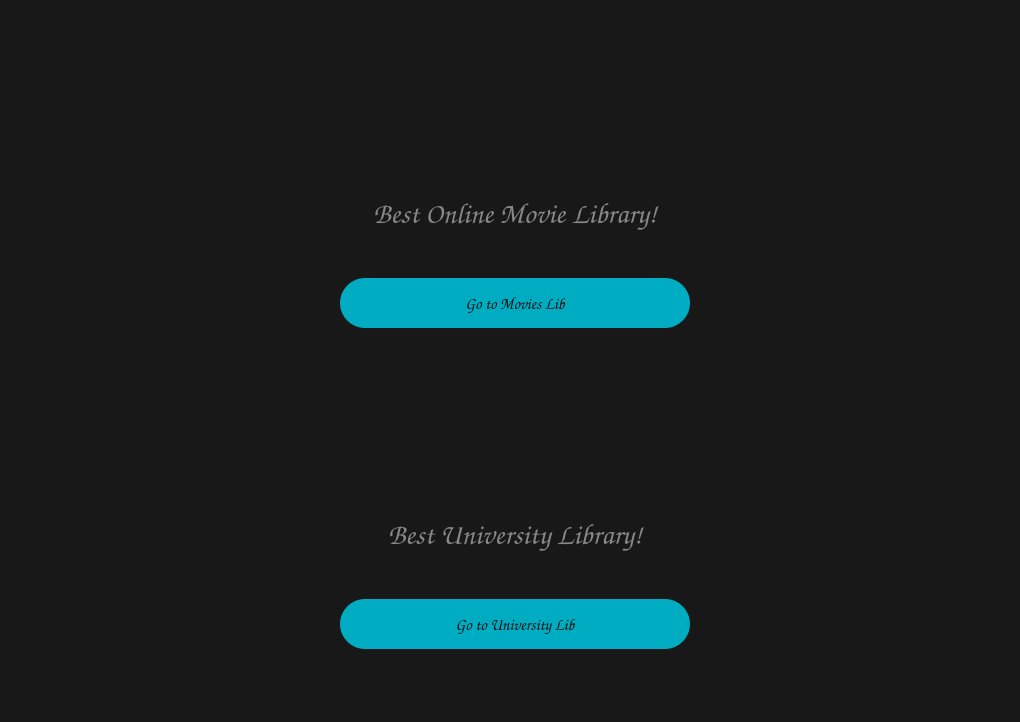
<?xml version="1.0" encoding="UTF-8"?>
<ui version="4.0">
 <class>MainWindow</class>
 <widget class="QMainWindow" name="MainWindow">
  <property name="geometry">
   <rect>
    <x>0</x>
    <y>0</y>
    <width>1020</width>
    <height>722</height>
   </rect>
  </property>
  <property name="font">
   <font>
    <family>Comic Sans MS</family>
   </font>
  </property>
  <property name="windowTitle">
   <string>MainWindow</string>
  </property>
  <property name="styleSheet">
   <string notr="true">background-color:#181818;</string>
  </property>
  <widget class="QWidget" name="centralwidget">
   <widget class="QStackedWidget" name="stackedWidget">
    <property name="geometry">
     <rect>
      <x>0</x>
      <y>0</y>
      <width>1021</width>
      <height>691</height>
     </rect>
    </property>
    <property name="styleSheet">
     <string notr="true"/>
    </property>
    <property name="currentIndex">
     <number>4</number>
    </property>
    <widget class="QWidget" name="page1">
     <widget class="QPushButton" name="searchBtn2">
      <property name="geometry">
       <rect>
        <x>330</x>
        <y>520</y>
        <width>321</width>
        <height>81</height>
       </rect>
      </property>
      <property name="maximumSize">
       <size>
        <width>500</width>
        <height>16777215</height>
       </size>
      </property>
      <property name="font">
       <font>
        <family>Comic Sans MS</family>
        <pointsize>21</pointsize>
        <weight>75</weight>
        <bold>true</bold>
       </font>
      </property>
      <property name="styleSheet">
       <string notr="true">background-color:#00ACC1;color:#0F0F0F;border-radius:25</string>
      </property>
      <property name="text">
       <string>Search</string>
      </property>
     </widget>
     <widget class="QWidget" name="verticalLayoutWidget_2">
      <property name="geometry">
       <rect>
        <x>20</x>
        <y>110</y>
        <width>981</width>
        <height>401</height>
       </rect>
      </property>
      <layout class="QVBoxLayout" name="verticalLayout_2">
       <property name="spacing">
        <number>0</number>
       </property>
       <item>
        <layout class="QHBoxLayout" name="horizontalLayout_5">
         <item>
          <widget class="QLabel" name="label_6">
           <property name="font">
            <font>
             <family>Comic Sans MS</family>
             <pointsize>12</pointsize>
             <weight>75</weight>
             <bold>true</bold>
            </font>
           </property>
           <property name="styleSheet">
            <string notr="true">color:white;padding-right:45</string>
           </property>
           <property name="text">
            <string>Title:</string>
           </property>
          </widget>
         </item>
         <item>
          <widget class="QLineEdit" name="titleInput">
           <property name="minimumSize">
            <size>
             <width>0</width>
             <height>50</height>
            </size>
           </property>
           <property name="font">
            <font>
             <family>Comic Sans MS</family>
             <pointsize>11</pointsize>
            </font>
           </property>
           <property name="styleSheet">
            <string notr="true">background-color:#292929;border-radius:25%;color:#00ACC1;text-align:center;</string>
           </property>
           <property name="text">
            <string/>
           </property>
           <property name="alignment">
            <set>Qt::AlignCenter</set>
           </property>
           <property name="placeholderText">
            <string>Filter Titles</string>
           </property>
          </widget>
         </item>
         <item>
          <widget class="QPushButton" name="filter1Btn">
           <property name="minimumSize">
            <size>
             <width>100</width>
             <height>40</height>
            </size>
           </property>
           <property name="font">
            <font>
             <family>Comic Sans MS</family>
             <pointsize>12</pointsize>
            </font>
           </property>
           <property name="styleSheet">
            <string notr="true">background-color:#00ACC1;color:#0F0F0F;border-radius:20;border: 1px solid white;margin-left: 10px</string>
           </property>
           <property name="text">
            <string>Include</string>
           </property>
          </widget>
         </item>
        </layout>
       </item>
       <item>
        <layout class="QHBoxLayout" name="horizontalLayout_2">
         <item>
          <widget class="QLabel" name="label_3">
           <property name="font">
            <font>
             <family>Comic Sans MS</family>
             <pointsize>12</pointsize>
             <weight>75</weight>
             <bold>true</bold>
            </font>
           </property>
           <property name="styleSheet">
            <string notr="true">color:white;padding-right:25</string>
           </property>
           <property name="text">
            <string>Actor: </string>
           </property>
          </widget>
         </item>
         <item>
          <widget class="QLineEdit" name="actorInput">
           <property name="minimumSize">
            <size>
             <width>0</width>
             <height>50</height>
            </size>
           </property>
           <property name="font">
            <font>
             <family>Comic Sans MS</family>
             <pointsize>11</pointsize>
            </font>
           </property>
           <property name="styleSheet">
            <string notr="true">background-color:#292929;border-radius:25%;color:#00ACC1;text-align:center;</string>
           </property>
           <property name="text">
            <string/>
           </property>
           <property name="alignment">
            <set>Qt::AlignCenter</set>
           </property>
           <property name="placeholderText">
            <string>Filter Actors</string>
           </property>
          </widget>
         </item>
         <item>
          <widget class="QPushButton" name="filter2Btn">
           <property name="minimumSize">
            <size>
             <width>100</width>
             <height>40</height>
            </size>
           </property>
           <property name="font">
            <font>
             <family>Comic Sans MS</family>
             <pointsize>12</pointsize>
            </font>
           </property>
           <property name="styleSheet">
            <string notr="true">background-color:rgb(255, 78, 25);color:#0F0F0F;border-radius:20;border: 1px solid white;margin-left: 10px</string>
           </property>
           <property name="text">
            <string>Exclude</string>
           </property>
          </widget>
         </item>
        </layout>
       </item>
       <item>
        <layout class="QHBoxLayout" name="horizontalLayout_3">
         <item>
          <widget class="QLabel" name="label_4">
           <property name="font">
            <font>
             <family>Comic Sans MS</family>
             <pointsize>12</pointsize>
             <weight>75</weight>
             <bold>true</bold>
            </font>
           </property>
           <property name="styleSheet">
            <string notr="true">color:white;</string>
           </property>
           <property name="text">
            <string>Directors: </string>
           </property>
          </widget>
         </item>
         <item>
          <widget class="QLineEdit" name="directorInput">
           <property name="minimumSize">
            <size>
             <width>0</width>
             <height>50</height>
            </size>
           </property>
           <property name="font">
            <font>
             <family>Comic Sans MS</family>
             <pointsize>11</pointsize>
            </font>
           </property>
           <property name="styleSheet">
            <string notr="true">background-color:#292929;border-radius:25%;color:#00ACC1;text-align:center;</string>
           </property>
           <property name="text">
            <string/>
           </property>
           <property name="alignment">
            <set>Qt::AlignCenter</set>
           </property>
           <property name="placeholderText">
            <string>Filter Directors</string>
           </property>
          </widget>
         </item>
         <item>
          <widget class="QPushButton" name="filter3Btn">
           <property name="minimumSize">
            <size>
             <width>100</width>
             <height>40</height>
            </size>
           </property>
           <property name="font">
            <font>
             <family>Comic Sans MS</family>
             <pointsize>12</pointsize>
            </font>
           </property>
           <property name="styleSheet">
            <string notr="true">background-color:#00ACC1;color:#0F0F0F;border-radius:20;border: 1px solid white;margin-left: 10px</string>
           </property>
           <property name="text">
            <string>Include</string>
           </property>
          </widget>
         </item>
        </layout>
       </item>
       <item>
        <layout class="QHBoxLayout" name="horizontalLayout_4">
         <item>
          <widget class="QLabel" name="label_5">
           <property name="font">
            <font>
             <family>Comic Sans MS</family>
             <pointsize>12</pointsize>
             <weight>75</weight>
             <bold>true</bold>
            </font>
           </property>
           <property name="styleSheet">
            <string notr="true">color:white;padding-right:24</string>
           </property>
           <property name="text">
            <string>Genres:</string>
           </property>
          </widget>
         </item>
         <item>
          <widget class="QLineEdit" name="genreInput">
           <property name="minimumSize">
            <size>
             <width>0</width>
             <height>50</height>
            </size>
           </property>
           <property name="font">
            <font>
             <family>Comic Sans MS</family>
             <pointsize>11</pointsize>
            </font>
           </property>
           <property name="styleSheet">
            <string notr="true">background-color:#292929;border-radius:25%;color:#00ACC1;text-align:center;</string>
           </property>
           <property name="text">
            <string/>
           </property>
           <property name="alignment">
            <set>Qt::AlignCenter</set>
           </property>
           <property name="placeholderText">
            <string>Filter Genres</string>
           </property>
          </widget>
         </item>
         <item>
          <widget class="QPushButton" name="filter4Btn">
           <property name="minimumSize">
            <size>
             <width>100</width>
             <height>40</height>
            </size>
           </property>
           <property name="font">
            <font>
             <family>Comic Sans MS</family>
             <pointsize>12</pointsize>
            </font>
           </property>
           <property name="styleSheet">
            <string notr="true">background-color:#00ACC1;color:#0F0F0F;border-radius:20;border: 1px solid white;margin-left: 10px</string>
           </property>
           <property name="text">
            <string>Include</string>
           </property>
          </widget>
         </item>
        </layout>
       </item>
      </layout>
     </widget>
     <widget class="QPushButton" name="backBtn">
      <property name="geometry">
       <rect>
        <x>939</x>
        <y>30</y>
        <width>61</width>
        <height>41</height>
       </rect>
      </property>
      <property name="font">
       <font>
        <family>Comic Sans MS</family>
        <pointsize>16</pointsize>
       </font>
      </property>
      <property name="styleSheet">
       <string notr="true">background-color:#00ACC1;color:#0F0F0F;border-radius:20;</string>
      </property>
      <property name="text">
       <string>&lt;</string>
      </property>
     </widget>
    </widget>
    <widget class="QWidget" name="page2">
     <widget class="QPushButton" name="advancedSearchBtn">
      <property name="geometry">
       <rect>
        <x>400</x>
        <y>520</y>
        <width>201</width>
        <height>51</height>
       </rect>
      </property>
      <property name="maximumSize">
       <size>
        <width>500</width>
        <height>16777215</height>
       </size>
      </property>
      <property name="font">
       <font>
        <family>Comic Sans MS</family>
        <pointsize>9</pointsize>
        <weight>75</weight>
        <bold>true</bold>
       </font>
      </property>
      <property name="styleSheet">
       <string notr="true">background-color:#00ACC1;color:#0F0F0F;border-radius:25</string>
      </property>
      <property name="text">
       <string>Advanced Search</string>
      </property>
     </widget>
     <widget class="QWidget" name="horizontalLayoutWidget">
      <property name="geometry">
       <rect>
        <x>10</x>
        <y>190</y>
        <width>991</width>
        <height>301</height>
       </rect>
      </property>
      <layout class="QHBoxLayout" name="horizontalLayout">
       <item>
        <layout class="QVBoxLayout" name="verticalLayout">
         <property name="leftMargin">
          <number>25</number>
         </property>
         <property name="rightMargin">
          <number>25</number>
         </property>
         <item>
          <widget class="QLabel" name="label">
           <property name="text">
            <string/>
           </property>
           <property name="pixmap">
            <pixmap>logo.png</pixmap>
           </property>
           <property name="alignment">
            <set>Qt::AlignCenter</set>
           </property>
          </widget>
         </item>
         <item>
          <widget class="QLabel" name="label_2">
           <property name="font">
            <font>
             <family>Comic Sans MS</family>
             <pointsize>22</pointsize>
             <weight>75</weight>
             <bold>true</bold>
            </font>
           </property>
           <property name="styleSheet">
            <string notr="true">color:#888888;</string>
           </property>
           <property name="text">
            <string>Best Online Movie Library!</string>
           </property>
           <property name="alignment">
            <set>Qt::AlignCenter</set>
           </property>
          </widget>
         </item>
         <item>
          <layout class="QHBoxLayout" name="horizontalLayout_6">
           <item>
            <widget class="QLineEdit" name="mainMoveInput">
             <property name="minimumSize">
              <size>
               <width>0</width>
               <height>50</height>
              </size>
             </property>
             <property name="font">
              <font>
               <family>Comic Sans MS</family>
               <pointsize>11</pointsize>
              </font>
             </property>
             <property name="styleSheet">
              <string notr="true">background-color:#292929;border-radius:25%;color:#00ACC1;text-align:center;</string>
             </property>
             <property name="alignment">
              <set>Qt::AlignCenter</set>
             </property>
             <property name="placeholderText">
              <string>Search Movies...</string>
             </property>
            </widget>
           </item>
           <item>
            <widget class="QLabel" name="searchBtn">
             <property name="maximumSize">
              <size>
               <width>30</width>
               <height>30</height>
              </size>
             </property>
             <property name="text">
              <string/>
             </property>
             <property name="pixmap">
              <pixmap>searchpng.png</pixmap>
             </property>
             <property name="scaledContents">
              <bool>true</bool>
             </property>
            </widget>
           </item>
          </layout>
         </item>
        </layout>
       </item>
      </layout>
     </widget>
     <widget class="QPushButton" name="backBtn_4">
      <property name="geometry">
       <rect>
        <x>930</x>
        <y>10</y>
        <width>61</width>
        <height>41</height>
       </rect>
      </property>
      <property name="font">
       <font>
        <family>Comic Sans MS</family>
        <pointsize>16</pointsize>
       </font>
      </property>
      <property name="styleSheet">
       <string notr="true">background-color:#00ACC1;color:#0F0F0F;border-radius:20;</string>
      </property>
      <property name="text">
       <string>&lt;</string>
      </property>
     </widget>
    </widget>
    <widget class="QWidget" name="page3">
     <widget class="QPushButton" name="backBtn_2">
      <property name="geometry">
       <rect>
        <x>940</x>
        <y>30</y>
        <width>61</width>
        <height>41</height>
       </rect>
      </property>
      <property name="font">
       <font>
        <family>Comic Sans MS</family>
        <pointsize>16</pointsize>
       </font>
      </property>
      <property name="styleSheet">
       <string notr="true">background-color:#00ACC1;color:#0F0F0F;border-radius:20;</string>
      </property>
      <property name="text">
       <string>&lt;</string>
      </property>
     </widget>
     <widget class="QScrollArea" name="scrollArea">
      <property name="geometry">
       <rect>
        <x>20</x>
        <y>90</y>
        <width>981</width>
        <height>601</height>
       </rect>
      </property>
      <property name="widgetResizable">
       <bool>true</bool>
      </property>
      <widget class="QWidget" name="scrollAreaWidgetContents">
       <property name="geometry">
        <rect>
         <x>0</x>
         <y>0</y>
         <width>979</width>
         <height>599</height>
        </rect>
       </property>
      </widget>
     </widget>
     <widget class="QLabel" name="label_7">
      <property name="geometry">
       <rect>
        <x>20</x>
        <y>20</y>
        <width>141</width>
        <height>51</height>
       </rect>
      </property>
      <property name="font">
       <font>
        <family>Comic Sans MS</family>
        <pointsize>24</pointsize>
       </font>
      </property>
      <property name="styleSheet">
       <string notr="true">color:white;</string>
      </property>
      <property name="text">
       <string>Results</string>
      </property>
     </widget>
    </widget>
    <widget class="QWidget" name="page4">
     <widget class="QWidget" name="horizontalLayoutWidget_2">
      <property name="geometry">
       <rect>
        <x>20</x>
        <y>50</y>
        <width>991</width>
        <height>261</height>
       </rect>
      </property>
      <layout class="QHBoxLayout" name="horizontalLayout_7">
       <item>
        <layout class="QVBoxLayout" name="verticalLayout_3">
         <property name="leftMargin">
          <number>25</number>
         </property>
         <property name="rightMargin">
          <number>25</number>
         </property>
         <item>
          <widget class="QLabel" name="label_8">
           <property name="text">
            <string/>
           </property>
           <property name="pixmap">
            <pixmap>logo2.png</pixmap>
           </property>
           <property name="alignment">
            <set>Qt::AlignCenter</set>
           </property>
          </widget>
         </item>
         <item>
          <widget class="QLabel" name="label_9">
           <property name="font">
            <font>
             <family>Comic Sans MS</family>
             <pointsize>22</pointsize>
             <weight>75</weight>
             <bold>true</bold>
            </font>
           </property>
           <property name="styleSheet">
            <string notr="true">color:#888888;</string>
           </property>
           <property name="text">
            <string>Best University Library!</string>
           </property>
           <property name="alignment">
            <set>Qt::AlignCenter</set>
           </property>
          </widget>
         </item>
         <item>
          <layout class="QHBoxLayout" name="horizontalLayout_8">
           <item>
            <widget class="QLineEdit" name="promptInput">
             <property name="minimumSize">
              <size>
               <width>0</width>
               <height>50</height>
              </size>
             </property>
             <property name="font">
              <font>
               <family>Comic Sans MS</family>
               <pointsize>11</pointsize>
              </font>
             </property>
             <property name="styleSheet">
              <string notr="true">background-color:#292929;border-radius:25%;color:#00ACC1;text-align:center;</string>
             </property>
             <property name="alignment">
              <set>Qt::AlignCenter</set>
             </property>
             <property name="placeholderText">
              <string>Enter Prompt</string>
             </property>
            </widget>
           </item>
          </layout>
         </item>
        </layout>
       </item>
      </layout>
     </widget>
     <widget class="QPushButton" name="executeQueryBtn">
      <property name="geometry">
       <rect>
        <x>510</x>
        <y>630</y>
        <width>201</width>
        <height>51</height>
       </rect>
      </property>
      <property name="maximumSize">
       <size>
        <width>500</width>
        <height>16777215</height>
       </size>
      </property>
      <property name="font">
       <font>
        <family>Comic Sans MS</family>
        <pointsize>9</pointsize>
        <weight>75</weight>
        <bold>true</bold>
       </font>
      </property>
      <property name="styleSheet">
       <string notr="true">background-color:#00ACC1;color:#0F0F0F;border-radius:25</string>
      </property>
      <property name="text">
       <string>Execute Query</string>
      </property>
     </widget>
     <widget class="QPlainTextEdit" name="modelOutput">
      <property name="geometry">
       <rect>
        <x>30</x>
        <y>320</y>
        <width>961</width>
        <height>291</height>
       </rect>
      </property>
      <property name="font">
       <font>
        <family>Comic Sans MS</family>
        <pointsize>12</pointsize>
       </font>
      </property>
      <property name="styleSheet">
       <string notr="true">background-color:#292929;border-radius:25%;color:#00ACC1;padding: 15 15 15 15;</string>
      </property>
      <property name="placeholderText">
       <string>Awaiting LLM Prompt Results</string>
      </property>
     </widget>
     <widget class="QPushButton" name="executePromptBtn">
      <property name="geometry">
       <rect>
        <x>290</x>
        <y>630</y>
        <width>201</width>
        <height>51</height>
       </rect>
      </property>
      <property name="maximumSize">
       <size>
        <width>500</width>
        <height>16777215</height>
       </size>
      </property>
      <property name="font">
       <font>
        <family>Comic Sans MS</family>
        <pointsize>9</pointsize>
        <weight>75</weight>
        <bold>true</bold>
       </font>
      </property>
      <property name="styleSheet">
       <string notr="true">background-color:#00ACC1;color:#0F0F0F;border-radius:25</string>
      </property>
      <property name="text">
       <string>Execute Prompt</string>
      </property>
     </widget>
     <widget class="QPushButton" name="backBtn_3">
      <property name="geometry">
       <rect>
        <x>930</x>
        <y>10</y>
        <width>61</width>
        <height>41</height>
       </rect>
      </property>
      <property name="font">
       <font>
        <family>Comic Sans MS</family>
        <pointsize>16</pointsize>
       </font>
      </property>
      <property name="styleSheet">
       <string notr="true">background-color:#00ACC1;color:#0F0F0F;border-radius:20;</string>
      </property>
      <property name="text">
       <string>&lt;</string>
      </property>
     </widget>
    </widget>
    <widget class="QWidget" name="page5">
     <widget class="QWidget" name="horizontalLayoutWidget_3">
      <property name="geometry">
       <rect>
        <x>20</x>
        <y>60</y>
        <width>991</width>
        <height>268</height>
       </rect>
      </property>
      <layout class="QHBoxLayout" name="horizontalLayout_9">
       <item>
        <layout class="QVBoxLayout" name="verticalLayout_4">
         <property name="leftMargin">
          <number>25</number>
         </property>
         <property name="rightMargin">
          <number>25</number>
         </property>
         <item>
          <widget class="QLabel" name="label_10">
           <property name="text">
            <string/>
           </property>
           <property name="pixmap">
            <pixmap>logo.png</pixmap>
           </property>
           <property name="alignment">
            <set>Qt::AlignCenter</set>
           </property>
          </widget>
         </item>
         <item>
          <widget class="QLabel" name="label_11">
           <property name="font">
            <font>
             <family>Comic Sans MS</family>
             <pointsize>22</pointsize>
             <weight>75</weight>
             <bold>true</bold>
            </font>
           </property>
           <property name="styleSheet">
            <string notr="true">color:#888888;</string>
           </property>
           <property name="text">
            <string>Best Online Movie Library!</string>
           </property>
           <property name="alignment">
            <set>Qt::AlignCenter</set>
           </property>
          </widget>
         </item>
         <item>
          <layout class="QHBoxLayout" name="horizontalLayout_10">
           <item>
            <widget class="QPushButton" name="gotoMoviesBtn">
             <property name="minimumSize">
              <size>
               <width>0</width>
               <height>60</height>
              </size>
             </property>
             <property name="maximumSize">
              <size>
               <width>350</width>
               <height>16777215</height>
              </size>
             </property>
             <property name="font">
              <font>
               <family>Comic Sans MS</family>
               <pointsize>12</pointsize>
               <weight>75</weight>
               <bold>true</bold>
              </font>
             </property>
             <property name="styleSheet">
              <string notr="true">background-color:#00ACC1;color:#0F0F0F;border-radius:25;margin-top:10;</string>
             </property>
             <property name="text">
              <string>Go to Movies Lib</string>
             </property>
            </widget>
           </item>
          </layout>
         </item>
        </layout>
       </item>
      </layout>
     </widget>
     <widget class="QWidget" name="horizontalLayoutWidget_4">
      <property name="geometry">
       <rect>
        <x>20</x>
        <y>380</y>
        <width>991</width>
        <height>269</height>
       </rect>
      </property>
      <layout class="QHBoxLayout" name="horizontalLayout_11">
       <item>
        <layout class="QVBoxLayout" name="verticalLayout_5">
         <property name="leftMargin">
          <number>25</number>
         </property>
         <property name="rightMargin">
          <number>25</number>
         </property>
         <item>
          <widget class="QLabel" name="label_12">
           <property name="text">
            <string/>
           </property>
           <property name="pixmap">
            <pixmap>logo2.png</pixmap>
           </property>
           <property name="alignment">
            <set>Qt::AlignCenter</set>
           </property>
          </widget>
         </item>
         <item>
          <widget class="QLabel" name="label_13">
           <property name="font">
            <font>
             <family>Comic Sans MS</family>
             <pointsize>22</pointsize>
             <weight>75</weight>
             <bold>true</bold>
            </font>
           </property>
           <property name="styleSheet">
            <string notr="true">color:#888888;</string>
           </property>
           <property name="text">
            <string>Best University Library!</string>
           </property>
           <property name="alignment">
            <set>Qt::AlignCenter</set>
           </property>
          </widget>
         </item>
         <item>
          <layout class="QHBoxLayout" name="horizontalLayout_12">
           <item>
            <widget class="QPushButton" name="gotoUniversityBtn">
             <property name="minimumSize">
              <size>
               <width>0</width>
               <height>60</height>
              </size>
             </property>
             <property name="maximumSize">
              <size>
               <width>350</width>
               <height>16777215</height>
              </size>
             </property>
             <property name="font">
              <font>
               <family>Comic Sans MS</family>
               <pointsize>12</pointsize>
               <weight>75</weight>
               <bold>true</bold>
              </font>
             </property>
             <property name="styleSheet">
              <string notr="true">background-color:#00ACC1;color:#0F0F0F;border-radius:25;margin-top:10</string>
             </property>
             <property name="text">
              <string>Go to University Lib</string>
             </property>
            </widget>
           </item>
          </layout>
         </item>
        </layout>
       </item>
      </layout>
     </widget>
    </widget>
   </widget>
  </widget>
  <widget class="QStatusBar" name="statusbar"/>
 </widget>
 <resources/>
 <connections/>
</ui>
